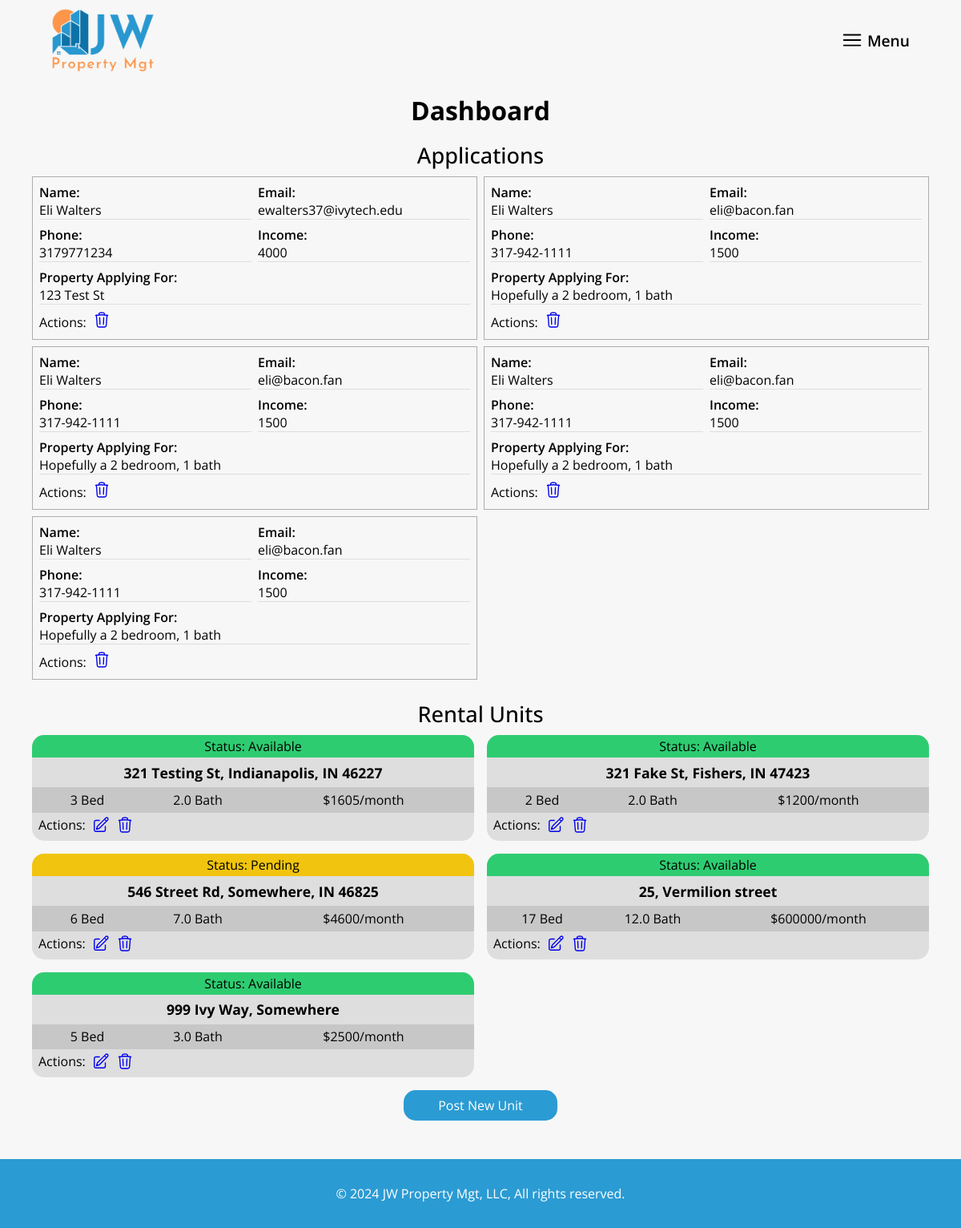
The app's page /dashboard/ (signed in) with its own data.
### mainsite/models.py (models this page shows, shortened)
class Application(models.Model):
    name = models.CharField(max_length=200)
    email = models.CharField(max_length=200)
    phone = models.CharField(max_length=200)
    income = models.IntegerField()
    applyingFor = models.CharField(max_length=400)
    created_date = models.DateField(default=timezone.now)

class Unit(models.Model):
    STATUS_CHOICES = [
        ('available', 'Available'),
        ('rented', 'Rented'),
        ('pending', 'Pending'),
    ]
    creator = models.ForeignKey(settings.AUTH_USER_MODEL, on_delete=models.CASCADE)
    address = models.CharField(max_length=200)
    status = models.CharField(max_length=20, choices=STATUS_CHOICES, default='available')
    bedrooms = models.IntegerField()
    bathrooms = models.IntegerField()  # Change to IntegerField
    rent = models.IntegerField()
    created_date = models.DateTimeField(default=timezone.now)
    published_date = models.DateTimeField(default=timezone.now)

### mainsite/views.py (the view)
# urls.py: path('dashboard/', views.dashboard, name='dashboard'),
@login_required
def dashboard(request):
    applications = Application.objects.all()
    units = Unit.objects.all()
    return render(request, 'dashboard.html', {'applications': applications, 'units': units})

### mainsite/templates/dashboard.html (shortened to what this page needs)
{% extends 'base.html' %}
{% block content %}
    <div class="header__background"></div>
    <div class="dashboard__container">
        <h1 class="subpage__title">Dashboard</h1>
        <h1 class="dashboard__subtitle">Applications</h1>
        <div class="dashboard__applicationContainer">
            {% for application in applications %}
                <div class="dashboard__application">
                    <div class="application__field">
                        <p class="application__fieldTitle">Name:</p>
                        <p class="application__fieldText">{{ application.name }}</p>
                    </div>
                    <div class="application__field">
                        <p class="application__fieldTitle">Email:</p>
                        <p class="application__fieldText">{{ application.email }}</p>
                    </div>
                    <div class="application__field">
                        <p class="application__fieldTitle">Phone:</p>
                        <p class="application__fieldText">{{ application.phone }}</p>
                    </div>
                    <div class="application__field">
                        <p class="application__fieldTitle">Income:</p>
                        <p class="application__fieldText">{{ application.income }}</p>
                    </div>
                    <div class="application__field grid__wide">
                        <p class="application__fieldTitle">Property Applying For:</p>
                        <p class="application__fieldText">{{ application.applyingFor }}</p>
                    </div>
                    <div class="application__actions">
                        <p>Actions:</p>
                        <a href="{% url 'delete_application' application.id %}">
                        </a>
                    </div>
                </div>
            {% endfor %}
        </div>
        <h2 class="dashboard__subtitle">Rental Units</h2>
        <div class="units__grid">
            {% for unit in units %}
                <div class="unit__container">
                    <p class="unit__status" data-status="{{ unit.status }}">Status: {{ unit.status }}</p>
                    <h2 class="unit__address">{{ unit.address }}</h2>
                    <div class="dashboard__unitStats">
                        <p class="unit__stat">{{ unit.bedrooms }} Bed</p>
                        <p class="unit__stat">{{ unit.bathrooms }} Bath</p>
                        <p class="unit__stat">${{ unit.rent }}/month</p>
                    </div>
                    <div class="unit__actions">
                        <p>Actions:</p>
                        <a href="{% url 'edit_unit' unit.id %}">
                        </a>
                        <a href="{% url 'delete_unit' unit.id %}">
                        </a>
                    </div>
                </div>
            {% endfor %}
        </div>
        <a href="{% url 'post_unit' %}" class="dashbaord__newUnitBtn">Post New Unit</a>
    </div>
{% endblock %}

### mainsite/static/css/style.css (style rules this page uses)
* { padding: 0; margin: 0; box-sizing: border-box; }
body { font-family: 'Open Sans', Helvetica, sans-serif; background-color: #f7f7f7; }
.header__background { width: 100vw; height: 100px; }
.subpage__title { text-align: center; padding: 1rem 0; }
.units__grid { display: grid; grid-template-columns: 1fr 1fr 1fr; gap: 1rem; }
.unit__container { background-color: rgba(0, 0, 0, 0.1); border-radius: 15px; }
.unit__status { text-align: center; padding: .2rem 0; border-top-left-radius: 15px; border-top-right-radius: 15px; text-transform: capitalize; }
.unit__address { font-size: 1.1rem; text-align: center; padding: .4rem 0; }
[data-status="available"], [data-status="Available"] { background-color: #2ecc71; }
[data-status="pending"], [data-status="Pending"] { background-color: #f1c40f; }
.dashboard__container { max-width: 72rem; margin: 0 auto; padding: 0 1rem; }
.dashboard__subtitle { font-size: 1.7rem; font-weight: 500; text-align: center; margin-bottom: .5rem; }
.dashboard__applicationContainer { margin-bottom: 1.5rem; }
.dashboard__applicationContainer, .dashboard__application { display: grid; grid-template-columns: 1fr 1fr; gap: .5rem; }
.dashboard__application { padding: .5rem; border: 1px solid rgba(0, 0, 0, 0.3) }
.application__fieldTitle { font-weight: 600; }
.application__fieldText { border-bottom: 1px solid rgba(0, 0, 0, 0.1); }
.grid__wide { grid-column: 1 / 3; }
.application__actions { display: flex; align-items: center; gap: .5rem; }
.dashboard__icon { width: 22px; height: 22px; }
.dashboard__unitStats { display: grid; grid-template-columns: 1fr 1fr 2fr; text-align: center; background-color: rgba(0, 0, 0, 0.1); padding: .3rem 0; }
.unit__actions { display: flex; gap: .5rem; padding: .25rem .5rem; }
.dashbaord__newUnitBtn { display: block; width: 12rem; margin: 1rem auto; text-align: center; padding: .5rem 1rem; background-color: rgb(43, 155, 211); color: white; text-decoration: none; border-radius: 15px; }
@media screen and (max-width: 1200px) { .units__grid { grid-template-columns: 1fr 1fr; } }

### records on screen
Application: name "Eli Walters", email "ewalters37@ivytech.edu", phone "3179771234", income "4000", applyingFor "123 Test St"
Application: name "Eli Walters", email "eli@bacon.fan", phone "317-942-1111", income "1500", applyingFor "Hopefully a 2 bedroom, 1 bath"
Application: name "Eli Walters", email "eli@bacon.fan", phone "317-942-1111", income "1500", applyingFor "Hopefully a 2 bedroom, 1 bath"
Application: name "Eli Walters", email "eli@bacon.fan", phone "317-942-1111", income "1500", applyingFor "Hopefully a 2 bedroom, 1 bath"
Application: name "Eli Walters", email "eli@bacon.fan", phone "317-942-1111", income "1500", applyingFor "Hopefully a 2 bedroom, 1 bath"
Unit: status "Available", address "321 Testing St, Indianapolis, IN 46227", bedrooms "3", bathrooms "2.0", rent "1605"
Unit: status "Available", address "321 Fake St, Fishers, IN 47423", bedrooms "2", bathrooms "2.0", rent "1200"
Unit: status "Pending", address "546 Street Rd, Somewhere, IN 46825", bedrooms "6", bathrooms "7.0", rent "4600"
Unit: status "Available", address "25, Vermilion street", bedrooms "17", bathrooms "12.0", rent "600000"
Unit: status "Available", address "999 Ivy Way, Somewhere", bedrooms "5", bathrooms "3.0", rent "2500"
